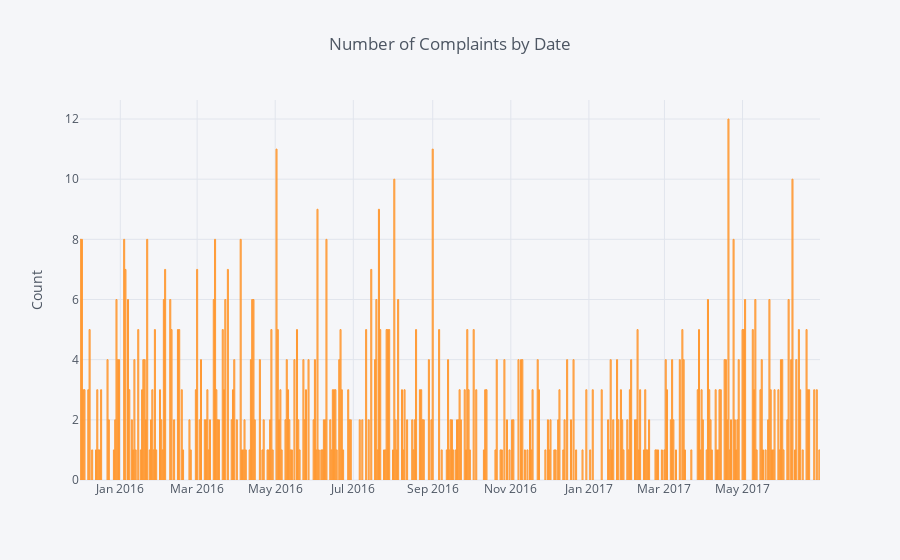

This figure's notebook cell:
### Code cell
df['Initial Receipt Date'].value_counts().iplot(kind='bar', yTitle='Count', title='Number of Complaints by Date')

### Figure 1 — Plotly figure (JSON) as saved in the notebook; plotly's stock layout.template omitted (floating-point values rounded to 4 significant figures; data arrays with more than 128 entries replaced by an {"elided": "..."} marker saying what was removed)
{"data": [{"marker": {"color": "rgba(255, 153, 51, 0.6)", "line": {"color": "rgba(255, 153, 51, 1.0)", "width": 1}}, "name": "Initial Receipt Date", "orientation": "v", "text": "", "type": "bar", "x": {"elided": "335 str values"}, "y": {"elided": "335 int values"}}], "layout": {"legend": {"bgcolor": "#F5F6F9", "font": {"color": "#4D5663"}}, "paper_bgcolor": "#F5F6F9", "plot_bgcolor": "#F5F6F9", "title": "Number of Complaints by Date", "titlefont": {"color": "#4D5663"}, "xaxis1": {"gridcolor": "#E1E5ED", "showgrid": true, "tickfont": {"color": "#4D5663"}, "title": "", "titlefont": {"color": "#4D5663"}, "zerolinecolor": "#E1E5ED"}, "yaxis1": {"gridcolor": "#E1E5ED", "showgrid": true, "tickfont": {"color": "#4D5663"}, "title": "Count", "titlefont": {"color": "#4D5663"}, "zerolinecolor": "#E1E5ED"}}}
